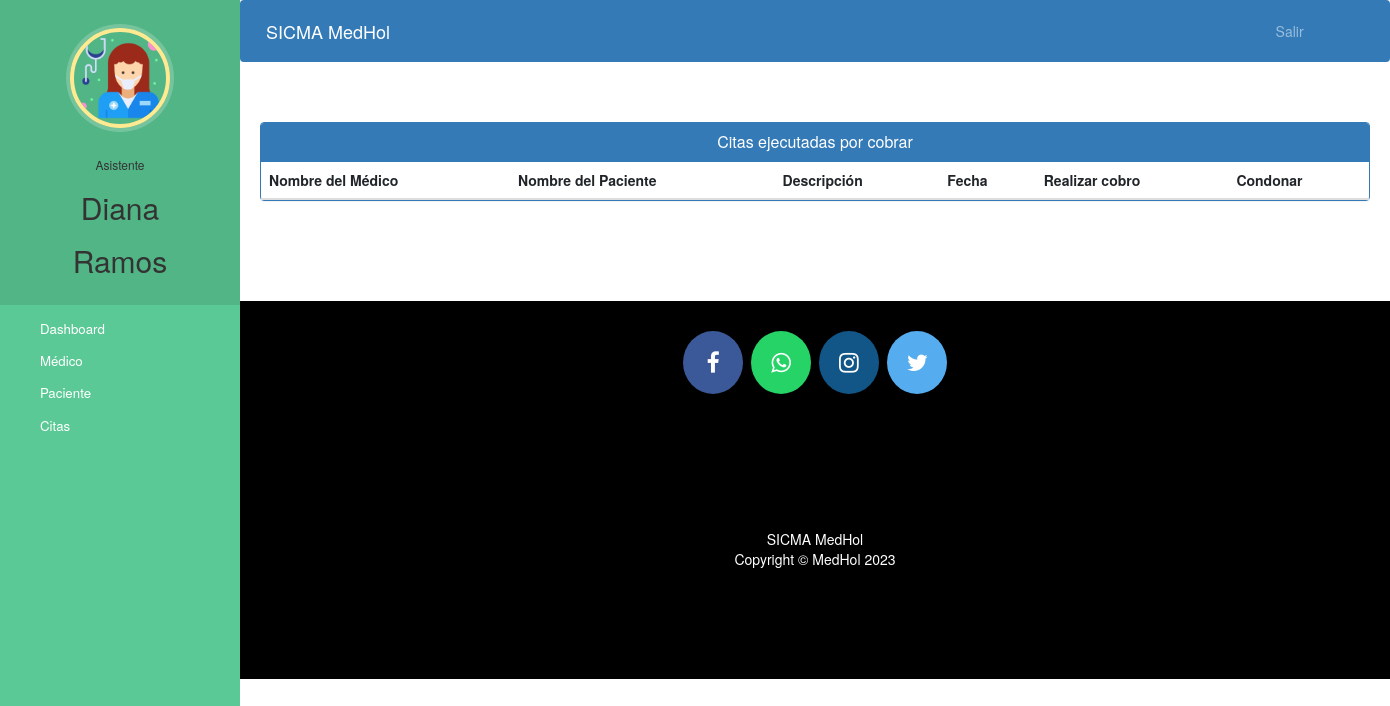
/asistente_citasporcobrar (signed in), run on an earlier commit of the app's database.
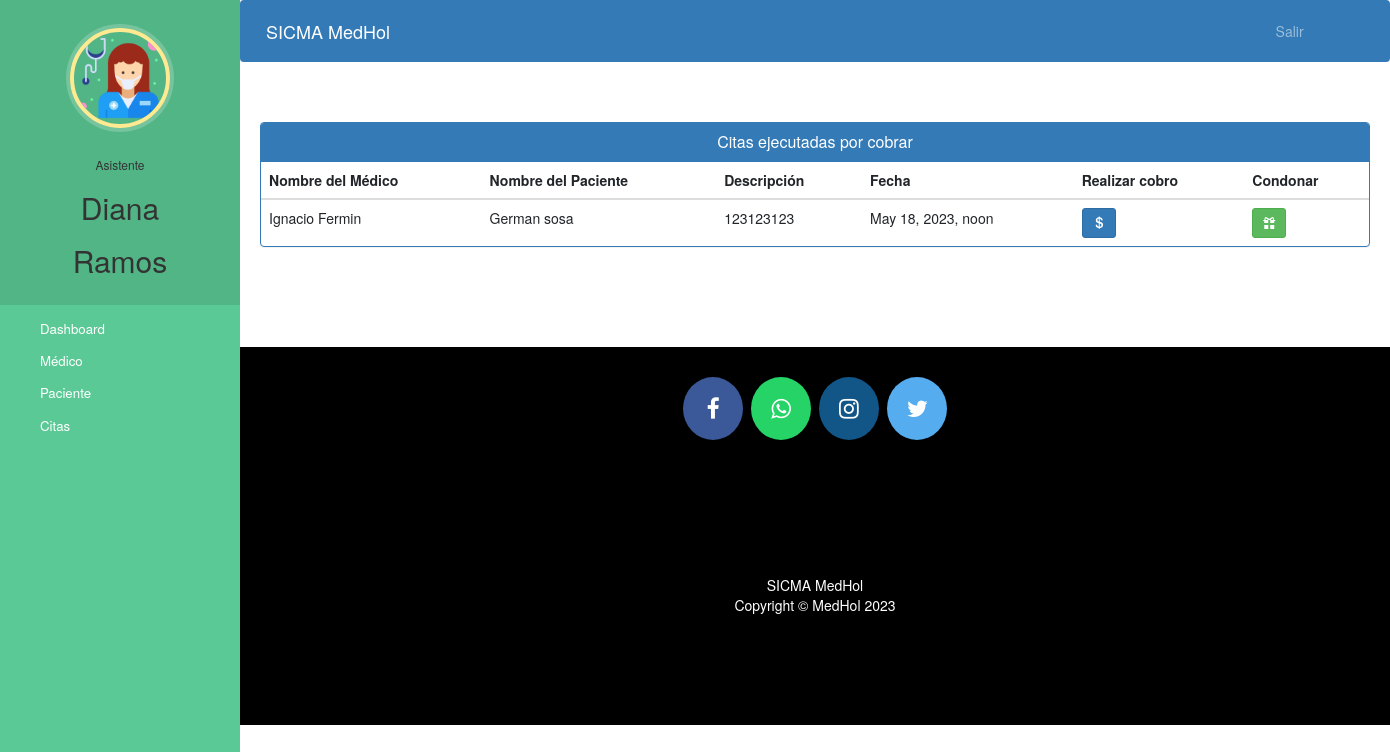
And on a later commit of the database.
### consultas/models.py (models this page shows, shortened)
class Citas(models.Model):
    idCita = models.AutoField(primary_key=True)
    pacienteId=models.ForeignKey(Paciente, on_delete=models.CASCADE, default=0)
    medicoId=models.ForeignKey(Medico, on_delete=models.CASCADE, default=0)
    pacienteNombre=models.CharField(max_length=40,null=True)
    medicoNombre=models.CharField(max_length=40,null=True)
    fechaCita=models.DateTimeField(default=datetime.now)
    ciudadCita=models.CharField(max_length=40, choices=ciudades, default='Colima')
    descripcion=models.TextField(max_length=500)
    status=models.BooleanField(default=False)
    ejecutada=models.BooleanField(default=False)
    cobrada=models.BooleanField(default=False)

class Medico(models.Model):
    user=models.OneToOneField(User,on_delete=models.CASCADE)
    foto = models.ImageField(upload_to='fotosdeperfil/fotosdeperfilmedicos/',null=True,blank=True)
    domicilio = models.CharField(max_length=40)
    celular = models.CharField(max_length=20,null=True)
    especialidad = models.CharField(max_length=50,choices=especialidades,default='Holístico')
    status =models.BooleanField(default=False)

class Paciente(models.Model):
    user =models.OneToOneField(User,on_delete=models.CASCADE)
    apmaterno=models.CharField(max_length=20,null=False, default='')
    fechaNac=models.DateField(default=date.today)
    domicilio = models.CharField(max_length=40,default='')
    poblacion = models.CharField(max_length=20,default='')
    municipio = models.CharField(max_length=20,default='')
    entidad = models.CharField(max_length=20,default='')
    pais = models.CharField(max_length=20,default='')
    telefono = models.CharField(max_length=20,null=False,default='')
    celular = models.CharField(max_length=20,null=False, default='')
    sintomas = models.CharField(max_length=100,null=False,default='')
    medicoAsignadoId = models.PositiveIntegerField(null=True)
    correo = models.CharField(max_length=40,default='')
    facebook = models.CharField(max_length=40,default='')
    instagram = models.CharField(max_length=40,default='')
    pagweb = models.CharField(max_length=40,default='')
    fechadeadmision =models.DateField(auto_now=True)
    status = models.BooleanField(default=False)
    nombreTutor = models.CharField(max_length=30, blank=True, null=True, default='')
    apellidosTutor = models.CharField(max_length=30, blank=True, null=True, default='')
    telefonoTutor = models.CharField(max_length=20, blank=True, null=True, default='')
    celularTutor = models.CharField(max_length=20, blank=True, null=True, default='')
    foto = models.ImageField(upload_to='fotosdeperfil/fotosdeperfilpacientes/',null=True,blank=True)

### consultas/views.py (the view)
# urls.py: path('asistente_citasporcobrar', views.asistente_citasporcobrar_view,name='asistente_citasporcobrar'),
@login_required(login_url='asistentelogin')
@user_passes_test(is_asistente)
def asistente_citasporcobrar_view(request):
    citas=models.Citas.objects.all().filter(ejecutada=True, cobrada=False)
    return render(request,'asistente_citasporcobrar.html',{'citas':citas})

### consultas/views.py (called while the page is built)
def is_asistente(user):
    return user.groups.filter(name='ADMIN').exists()

### consultas/templates/asistente_citasporcobrar.html (shortened to what this page needs)
{% extends 'asistente_base.html' %}
{% block content %}
<head>
  <link href="//netdna.bootstrapcdn.com/bootstrap/3.0.0/css/bootstrap.min.css" rel="stylesheet" id="bootstrap-css">
</head>
<div class="container">
  <div class="panel panel-primary">
    <div class="panel-heading">
      <h6 class="panel-title">Citas ejecutadas por cobrar</h6>
    </div>
    <table class="table table-hover" id="dev-table">
      <thead>
        <tr>
          <th>Nombre del Médico</th>
          <th>Nombre del Paciente</th>
          <th>Descripción</th>
          <th>Fecha</th>
          <th>Realizar cobro</th>
          <th>Condonar</th>
        </tr>
      </thead>
      {% for a in citas %}
      <tr>
        <td> {{a.medicoId.user.first_name}} {{a.medicoId.user.last_name}}</td>
        <td>{{a.pacienteId.user.first_name}} {{a.pacienteId.user.last_name}}</td>
        <td>{{a.descripcion}}</td>
        <td>{{a.fechaCita}}</td>
        <td><a class="btn btn-primary btn-sm" href="{% url 'asistente_cobrar_cita' a.idCita %}"><span class="glyphicon glyphicon-usd"></span></a></td>
        <td><a class="btn btn-success btn-sm" href="{% url ''  %}"><span class="glyphicon glyphicon-gift"></span></a></td>
      </tr>
      {% endfor %}
    </table>
  </div>
</div>
{% endblock content %}

What changed in the data, as far as the page shows it:
added Citas: medicoId.user.first_name "Ignacio", medicoId.user.last_name "Fermin", pacienteId.user.first_name "German", pacienteId.user.last_name "sosa", descripcion "123123123", fechaCita "May 18, 2023, noon"
